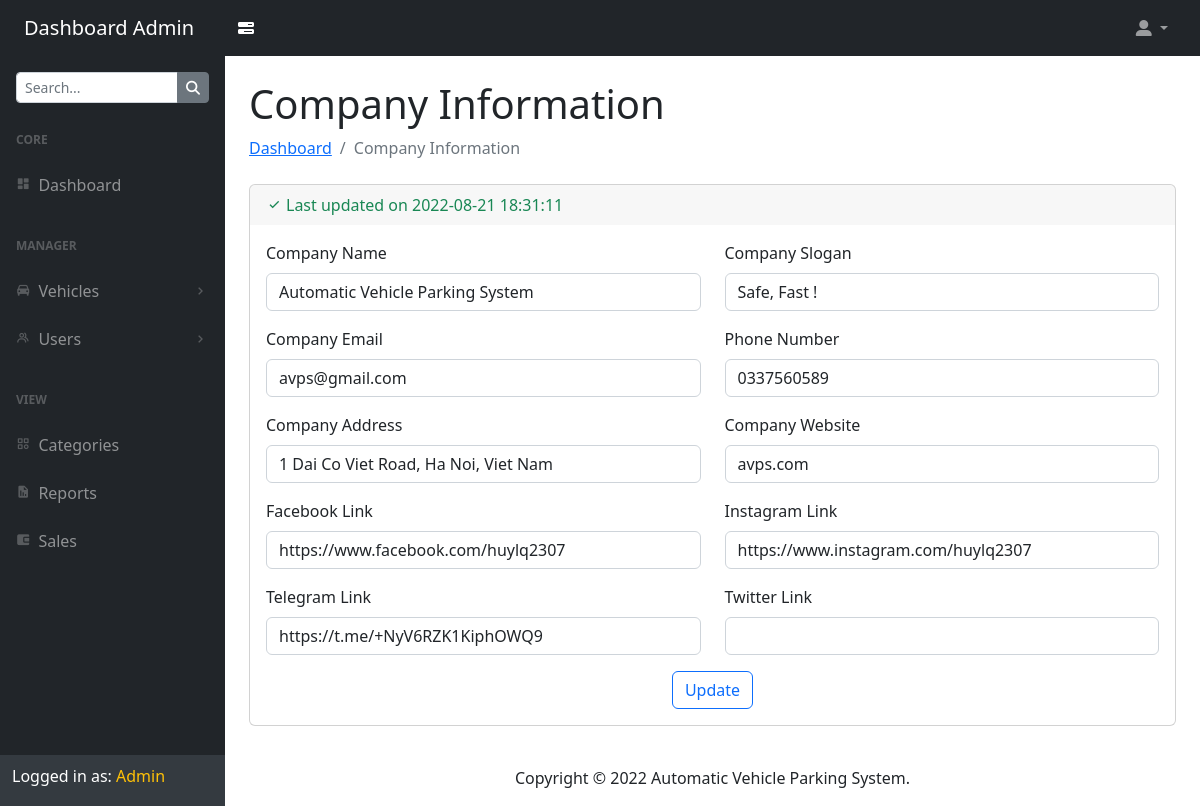
Screenshot of /admin/company-information.php (signed in) with the database file from the repository.
### tables this page shows
CREATE TABLE `company_info_tbl` (
  `ID`              INT(10) UNSIGNED AUTO_INCREMENT,
  `Name`            VARCHAR(50) NOT NULL DEFAULT 'Automatic Vehicle Parking System',
  `Slogan`          VARCHAR(120) NOT NULL DEFAULT 'Safe, Fast !',
  `Email`           VARCHAR(50) NOT NULL DEFAULT 'avps@gmail.com',
  `Website`         VARCHAR(120) NOT NULL DEFAULT 'avps.com',
  `PhoneNumber`     VARCHAR(10) NOT NULL DEFAULT '0337560589',
  `Address`         VARCHAR(120) NOT NULL DEFAULT '1 Dai Co Viet Road, Ha Noi, Viet Nam',
  `FacebookLink`    VARCHAR(120) NULL DEFAULT '',
  `TelegramLink`    VARCHAR(120) NULL DEFAULT '',
  `InstagramLink`   VARCHAR(120) NULL DEFAULT '',
  `TwitterLink`     VARCHAR(120) NULL DEFAULT '',
  `LastUpdate`      TIMESTAMP DEFAULT CURRENT_TIMESTAMP ON UPDATE CURRENT_TIMESTAMP,
  PRIMARY KEY (`ID`)
);

### admin/company-information.php (the view, shortened to what this page needs)
<?php
include_once('./assets/includes/db-connection.php');
if (!isset($_SESSION['aid'])) {
    header('location:./logout.php');
}
else {
    $col = mysqli_fetch_array(mysqli_query($conn, "SELECT * FROM `company_info_tbl`;"));
?>
<!DOCTYPE html>
<html lang="en">
<head>
    <link rel="stylesheet" href="https://cdn.jsdelivr.net/npm/bootstrap@5.2.0-beta1/dist/css/bootstrap.min.css">
    <link rel="stylesheet" href="https://cdnjs.cloudflare.com/ajax/libs/font-awesome/6.1.1/css/all.min.css" />
    <link href='https://unpkg.com/boxicons@2.1.2/css/boxicons.min.css' rel='stylesheet' />
    <link href="assets/css/styles.css" rel="stylesheet" />
</head>
<body>
    <nav class="sb-topnav navbar navbar-expand navbar-dark bg-dark">
        <a class="navbar-brand ps-3 ps-lg-4" href="./dashboard.php">Dashboard Admin</a>
        <a class="btn text-white me-3" id="sidebarToggle" href="#!">
			<i class="fa-solid fa-bars-progress"></i>
        </a>
        <ul class="navbar-nav ms-auto pe-3 pe-lg-4">
            <li class="nav-item dropdown">
                <a class="nav-link dropdown-toggle" id="navbarDropdown" href="#!" role="button" data-bs-toggle="dropdown" aria-expanded="false">
					<i class="fa-solid fa-user-large"></i>
				</a>
            </li>
        </ul>
    </nav>
    <main id="sidenav">
        <section id="sidenav_nav">
            <nav class="sb-sidenav accordion sb-sidenav-dark" id="sidenavAccordion">
                <form class="mt-3 mx-3">
                    <div class="input-group input-group-sm">
                        <input type="text" class="form-control" placeholder="Search..." autocomplete="off" />
                        <button type="button" class="btn btn-secondary">
                            <i class="fa-solid fa-magnifying-glass"></i>
                        </button>
                    </div>
                </form>
                <div class="sb-sidenav-menu">
                    <div class="nav">
                        <div class="sb-sidenav-menu-heading">Core</div>
                        <a class="nav-link" href="./dashboard.php">
                            <div class="sb-nav-link-icon"><i class='bx bxs-dashboard'></i></div>
                            Dashboard
                        </a>
                        <div class="sb-sidenav-menu-heading">Manager</div>
                        <a class="nav-link collapsed" href="#" data-bs-toggle="collapse" data-bs-target="#collapseVehicles" aria-expanded="false" aria-controls="collapseVehicles">
                            <div class="sb-nav-link-icon"><i class='bx bxs-car'></i></div>
                            Vehicles
                            <div class="sb-sidenav-collapse-arrow"><i class='bx bx-chevron-down'></i></div>
                        </a>
                        <a class="nav-link collapsed" href="#" data-bs-toggle="collapse" data-bs-target="#collapseUsers" aria-expanded="false" aria-controls="collapseUsers">
                            <div class="sb-nav-link-icon"><i class='bx bx-group'></i></div>
                            Users
                            <div class="sb-sidenav-collapse-arrow"><i class='bx bx-chevron-down'></i></div>
                        </a>
                        <div class="sb-sidenav-menu-heading">View</div>
                        <a class="nav-link" href="./categories.php"><div class="sb-nav-link-icon"><i class='bx bx-category'></i></div>Categories</a>
                        <a class="nav-link" href="./reports.php"><div class="sb-nav-link-icon"><i class='bx bxs-report'></i></div>Reports</a>
                        <a class="nav-link" href="./sales.php"><div class="sb-nav-link-icon"><i class='bx bxs-wallet-alt'></i></div>Sales</a>
                    </div>
                </div>
                <div class="sb-sidenav-footer">
                    <h6 class="text-white">Logged in as:<span class="text-warning"> Admin</span></h6>
                </div>
            </nav>
        </section>
        <section id="sidenav_content">
            <header>
                <div class="container-fluid px-4">
                    <h1 class="mt-4">Company Information</h1>
                    <ol class="breadcrumb mb-4">
                        <li class="breadcrumb-item"><a href="./dashboard.php">Dashboard</a></li>
                        <li class="breadcrumb-item active">Company Information</li>
                    </ol>
                </div>
            </header>
            <main>
                <div class="container-fluid px-4">
					<div class="card mb-4">
                        <div class="card-header border-bottom-0">
                            <div class="text-success"><i class='bx bx-check me-1'></i>Last updated on <?php echo $col['LastUpdate']; ?></div>
                        </div>
                        <div class="card-body">
                            <form method="post" class="needs-validation" action="code.php" autocomplete="off" novalidate>
                                <div class="row">
                                    <div class="col-sm-6 mb-3">
                                        <label class="form-label" for="name">Company Name</label>
                                        <input type="text" id="name" class="form-control" name="name" value="<?php echo $col['Name']; ?>" required>
                                    </div>
                                    <div class="col-sm-6 mb-3">
                                        <label class="form-label" for="slogan">Company Slogan</label>
                                        <input type="text" id="slogan" class="form-control" name="slogan" value="<?php echo $col['Slogan']; ?>" required>
                                    </div>
                                    <div class="col-sm-6 mb-3">
                                        <label class="form-label" for="email">Company Email</label>
                                        <input type="email" id="email" class="form-control" name="email" value="<?php echo $col['Email']; ?>" required>
                                    </div>
                                    <div class="col-sm-6 mb-3">
                                        <label class="form-label" for="phone">Phone Number</label>
                                        <input type="tel" id="phone" class="form-control" name="phone" value="<?php echo $col['PhoneNumber']; ?>" required>
                                    </div>
                                    <div class="col-sm-6 mb-3">
                                        <label class="form-label" for="address">Company Address</label>
                                        <input type="text" id="address" class="form-control" name="address" value="<?php echo $col['Address']; ?>" required>
                                    </div>
                                    <div class="col-sm-6 mb-3">
                                        <label class="form-label" for="website">Company Website</label>
                                        <input type="text" id="website" class="form-control" name="website" value="<?php echo $col['Website']; ?>" required>
                                    </div>
                                    <div class="col-sm-6 mb-3">
                                        <label class="form-label" for="facebook">Facebook Link</label>
                                        <input type="text" id="facebook" class="form-control" name="facebook" value="<?php echo $col['FacebookLink']; ?>">
                                    </div>
                                    <div class="col-sm-6 mb-3">
                                        <label class="form-label" for="instagram">Instagram Link</label>
                                        <input type="text" id="instagram" class="form-control" name="instagram" value="<?php echo $col['InstagramLink']; ?>">
                                    </div>
                                    <div class="col-sm-6 mb-3">
                                        <label class="form-label" for="telegram">Telegram Link</label>
                                        <input type="text" id="telegram" class="form-control" name="telegram" value="<?php echo $col['TelegramLink']; ?>">
                                    </div>
                                    <div class="col-sm-6 mb-3">
                                        <label class="form-label" for="twitter">Twitter Link</label>
                                        <input type="text" id="twitter" class="form-control" name="twitter" value="<?php echo $col['TwitterLink']; ?>">
                                    </div>
                                </div>
                                <div class="d-flex justify-content-center">
                                    <div>
                                        <button type="submit" name="updateCompanyInfo" class="btn btn-outline-primary">Update</button>
                                    </div>
                                </div>
                            </form>
                        </div>
                    </div>
                </div>
            </main>
            <footer>
                <div class="container-fluid text-center px-4">
                    <div class="text-mute py-3">Copyright &copy; 2022 Automatic Vehicle Parking System.</div>
                </div>
            </footer>
        </section>
    </main>
</body>
</html>
<?php
}
?>

### admin/assets/css/styles.css (style rules this page uses)
#sidenav { display: flex; }
#sidenav #sidenav_nav { flex-basis: 225px; flex-shrink: 0; transition: transform 0.15s ease-in-out; z-index: 1038; transform: translateX(-225px); }
#sidenav #sidenav_content { position: relative; display: flex; flex-direction: column; justify-content: space-between; min-width: 0; flex-grow: 1; min-height: calc(100vh - 56px); margin-left: -225px; }
@media (min-width: 992px) { #sidenav #sidenav_nav { transform: translateX(0); } }
@media (min-width: 992px) { #sidenav #sidenav_content { margin-left: 0; transition: margin 0.15s ease-in-out; } }
.sb-topnav { z-index: 1039; }
#sidenav #sidenav_nav { width: 225px; z-index: 1038; }
#sidenav #sidenav_nav .sb-sidenav .sb-sidenav-menu { overflow-y: auto; }
.nav .nav-link .sb-nav-link-icon, .sb-sidenav-menu .nav-link .sb-nav-link-icon { margin-right: 0.5rem; }
.sb-topnav { padding-left: 0; height: 56px; z-index: 1039; }
.sb-topnav .navbar-brand { width: 225px; margin: 0; }
.sb-sidenav { display: flex; flex-direction: column; height: 100%; flex-wrap: nowrap; }
.sb-sidenav .sb-sidenav-menu { flex-grow: 1; }
.sb-sidenav .sb-sidenav-menu .nav { flex-direction: column; flex-wrap: nowrap; }
.sb-sidenav .sb-sidenav-menu .nav .sb-sidenav-menu-heading { padding: 1.75rem 1rem 0.75rem; font-size: 0.75rem; font-weight: bold; text-transform: uppercase; }
.sb-sidenav .sb-sidenav-menu .nav .nav-link { display: flex; align-items: center; padding-top: 0.75rem; padding-bottom: 0.75rem; position: relative; }
.sb-sidenav .sb-sidenav-menu .nav .nav-link .sb-nav-link-icon { font-size: 0.9rem; }
.sb-sidenav .sb-sidenav-menu .nav .nav-link .sb-sidenav-collapse-arrow { display: inline-block; margin-left: auto; transition: transform 0.15s ease; }
.sb-sidenav .sb-sidenav-menu .nav .nav-link.collapsed .sb-sidenav-collapse-arrow { transform: rotate(-90deg); }
.sb-sidenav .sb-sidenav-footer { padding: 0.75rem; flex-shrink: 0; }
.sb-sidenav-dark { background-color: #212529; color: rgba(255, 255, 255, 0.5); }
.sb-sidenav-dark .sb-sidenav-menu .sb-sidenav-menu-heading { color: rgba(255, 255, 255, 0.25); }
.sb-sidenav-dark .sb-sidenav-menu .nav-link { color: rgba(255, 255, 255, 0.5); }
.sb-sidenav-dark .sb-sidenav-menu .nav-link .sb-nav-link-icon { color: rgba(255, 255, 255, 0.25); }
.sb-sidenav-dark .sb-sidenav-menu .nav-link .sb-sidenav-collapse-arrow { color: rgba(255, 255, 255, 0.25); }
.sb-sidenav-dark .sb-sidenav-footer { background-color: #343a40; }

### rows the page displays
company_info_tbl: LastUpdate "2022-08-21 18:31:11", name "Automatic Vehicle Parking System", slogan "Safe, Fast !", email "avps@gmail.com", phone "0337560589", address "1 Dai Co Viet Road, Ha Noi, Viet Nam", website "avps.com", facebook "https://www.facebook.com/huylq2307", instagram "https://www.instagram.com/huylq2307", telegram "https://t.me/+NyV6RZK1KiphOWQ9"
